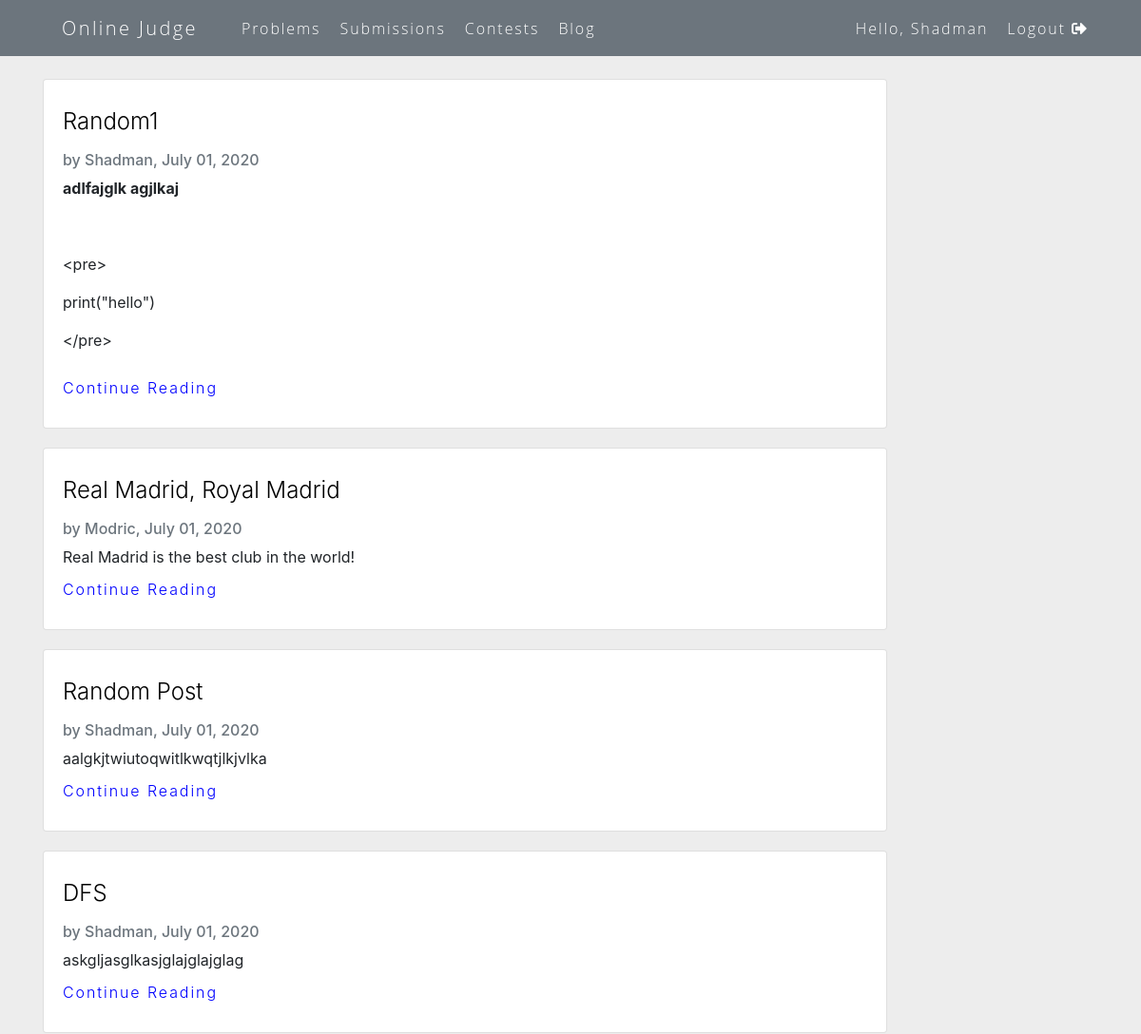
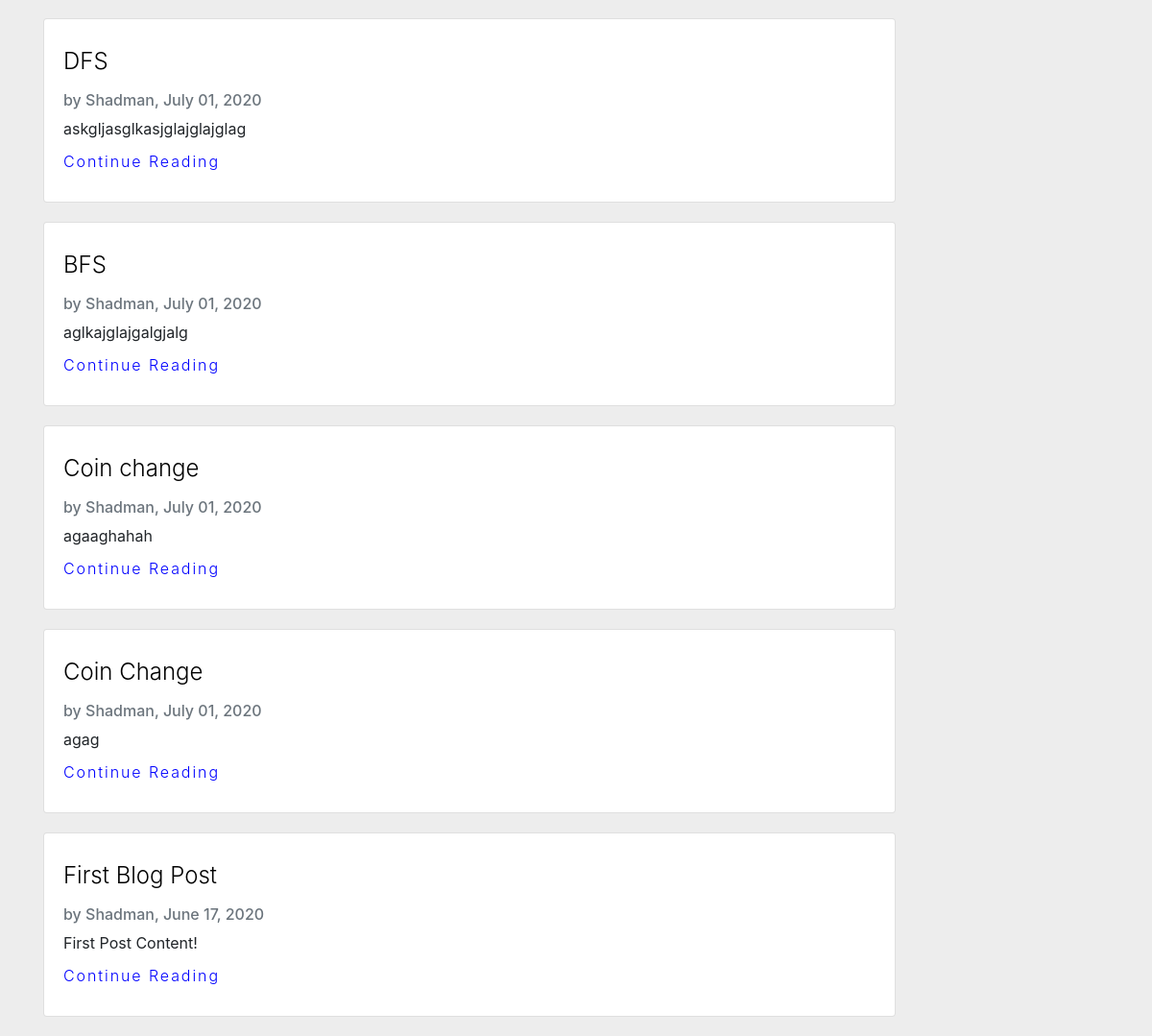
Screenshot of /blog/ (signed in) with the database file from the repository (2 pictures, top to bottom).
### blog/models.py (models this page shows, shortened)
class Post(models.Model):
	title = models.CharField(max_length=150)
	content = RichTextField(blank=True, null=True)
	date_posted = models.DateTimeField(default=timezone.now)
	author = models.ForeignKey(User, on_delete=models.CASCADE)

### blog/views.py (the view)
# urls.py: path('', PostListView.as_view(), name='blog-home'),
class PostListView(ListView):
	model = Post
	template_name = 'blog/home.html'
	context_object_name = 'posts'
	ordering = ['-date_posted']

### blog/templates/blog/home.html (shortened to what this page needs)
{% extends "base.html" %}
{% block content %}
	<div class="container">
		{% for post in posts %}
			<div class="card" style="width: 80%;">
			  <div class="card-body">
			    <h4 class="card-title"> <a href="{% url 'post-detail' post.id %}"> {{post.title }} </a></h4>
			    <h6 class="card-subtitle mb-2 text-muted"> by {{ post.author }}, {{ post.date_posted|date:"F d, Y"}}</h6>
			    <p class="card-text">{{ post.content|safe|truncatechars:255 }}</p>
			    <a href="{% url 'post-detail' post.id %}" class="card-link ">Continue Reading</a>
			  </div>
			</div>
		{% endfor %}
	</div>
{% endblock content %}

### accounts/templates/accounts/navbar.html (shortened to what this page needs)
<nav class="navbar navbar-expand-lg navbar-inverse navbar-dark bg-secondary mb-4">
	<div class="container">
		<a href="/" class="navbar-brand ">Online Judge</a>
		 <div class="collapse navbar-collapse" id="navbarSupportedContent">
		    <ul class="nav navbar-nav mr-auto">
		      <li class="nav-item">
		        <a class="nav-link" href="/">Problems </a>
		      </li>
		      <li class="nav-item">
		        <a class="nav-link" href="#">Submissions</a>
		      </li>
		      <li class="nav-item">
		        <a class="nav-link " href="#">Contests</a>
		      </li>
		      <li class="nav-item">
		        <a class="nav-link " href="{% url 'blog-home' %}">Blog</a>
		      </li>
		    </ul>
		    {% if user.is_authenticated %}
		    	<ul class="nav navbar-nav navbar-right">
			      <li class="nav-item">
			      	<a href="{% url 'accounts:profile' %}" class="nav-link">
			      		Hello, {{request.user}}
			      	</a>
			      </li>
			      <li class="nav-item">
			      	<a href="{% url "accounts:logout" %}" class="nav-link">
			      		Logout
			      		<span class="fas fa-sign-out-alt"></span>
			      	</a>
			      </li>
			    </ul>
		    {% endif %}
		</div>
	</div>
</nav>

### accounts/templates/base.html (style rules this page uses)
body { margin: 0px; padding: 0px; }
a { font-weight: 300; }
.navbar .nav-item a { color: white !important; }

### accounts/templates/accounts/navbar.html (style rules this page uses)
nav { margin: 0; font: bold 16px 'Open Sans', arial, sans-serif; }
ul { margin: auto 0; padding: 0; list-style: none; display: table; text-align: center; }
li { display: table-cell; position: relative; padding: 2.5px 2px; }
a { color: #fff; text-decoration: none; letter-spacing: 0.12em; display: inline-block; padding: 10px 20px; position: relative; }
a:after { background: none repeat scroll 0 0 trasparent; bottom: 0; content: ""; display: block; height: 2px; left: 50%; position: absolute; background: #fff; transition: width 0.3s ease 0s, left 0.3s ease 0s; width: 0; }

### blog/templates/blog/home.html (style rules this page uses)
body { background: #ededed; }
.card { margin-bottom: 20px; }
.card-link { color: blue; margin-left: -20px; }
.card-text { margin-bottom: 0px; }
h4 a { color: black!important; margin-left: -20px; letter-spacing: 0; }

### rows the page displays
Post: title "Random1", author "Shadman", date_posted "July 01, 2020", content "adlfajglk agjlkaj <pre> print(\"hello\") </pre>"
Post: title "Real Madrid, Royal Madrid", author "Modric", date_posted "July 01, 2020", content "Real Madrid is the best club in the world!"
Post: title "Random Post", author "Shadman", date_posted "July 01, 2020", content "aalgkjtwiutoqwitlkwqtjlkjvlka"
Post: title "DFS", author "Shadman", date_posted "July 01, 2020", content "askgljasglkasjglajglajglag"
Post: title "DFS", author "Shadman", date_posted "July 01, 2020", content "askgljasglkasjglajglajglag"
Post: title "BFS", author "Shadman", date_posted "July 01, 2020", content "aglkajglajgalgjalg"
Post: title "Coin change", author "Shadman", date_posted "July 01, 2020", content "agaaghahah"
Post: title "Coin Change", author "Shadman", date_posted "July 01, 2020", content "agag"
Post: title "First Blog Post", author "Shadman", date_posted "June 17, 2020", content "First Post Content!"

### other values shown
{{ request.user }} "Shadman"
